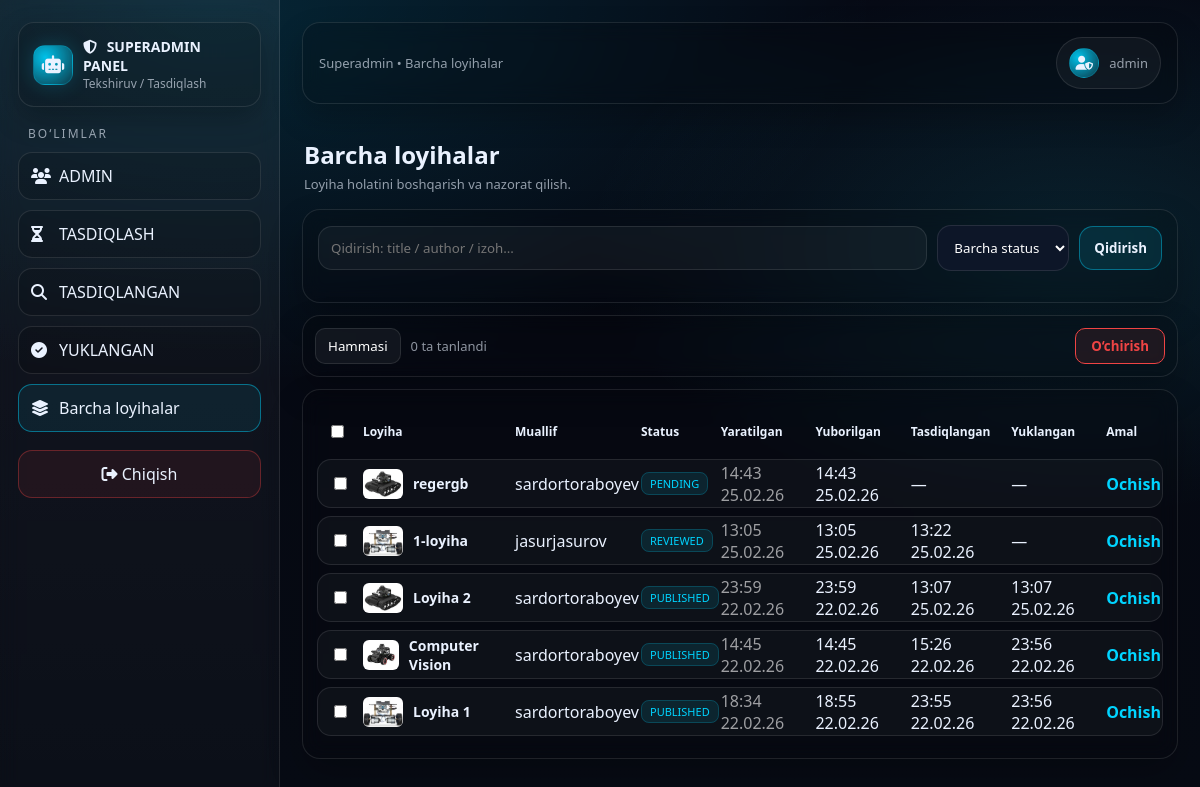
/p/superadmin/projects/ (signed in), run on the app's committed database.
### apps/accounts/models.py (models this page shows, shortened)
class User(AbstractUser):
    class Role(models.TextChoices):
        SUPERADMIN = "SUPERADMIN", "Superadmin"
        ADMIN = "ADMIN", "Kichik admin"
        USER = "USER", "User"
    role = models.CharField(max_length=20, choices=Role.choices, default=Role.USER)
    created_by = models.ForeignKey(
        "self",
        on_delete=models.SET_NULL,
        null=True,
        blank=True,
        related_name="created_users",
        limit_choices_to={"role": "SUPERADMIN"},
    )

### apps/projects/models.py (models this page shows, shortened)
class Project(models.Model):
    class Status(models.TextChoices):
        DRAFT = "DRAFT", "Draft"
        PENDING = "PENDING", "Pending"
        REVIEWED = "REVIEWED", "Reviewed"
        REJECTED = "REJECTED", "Rejected"
        PUBLISHED = "PUBLISHED", "Published"
    image = models.ImageField(upload_to="project_images/", null=True, blank=True)
    title = models.CharField(max_length=200)               # majburiy
    short_desc = models.CharField(max_length=300)          # majburiy
    content = models.TextField()                           # majburiy
    youtube_url = models.URLField(blank=True)
    code_zip = models.FileField(upload_to="project_zips/", blank=True, null=True)
    coding_env_note = models.TextField(blank=True)
    status = models.CharField(max_length=20, choices=Status.choices, default=Status.DRAFT)
    author = models.ForeignKey(
        settings.AUTH_USER_MODEL,
        on_delete=models.SET_NULL,
        null=True,
        blank=True,
        related_name="projects",
    )
    author_name = models.CharField(max_length=255, blank=True, default="")
    reviewer = models.ForeignKey(
        settings.AUTH_USER_MODEL,
        on_delete=models.SET_NULL,
        null=True,
        blank=True,
        related_name="reviewed_projects",
    )
    review_note = models.TextField(blank=True)
    reviewed_at = models.DateTimeField(null=True, blank=True)
    published_at = models.DateTimeField(null=True, blank=True)
    created_at = models.DateTimeField(auto_now_add=True)
    updated_at = models.DateTimeField(auto_now=True)
    submitted_at = models.DateTimeField(null=True, blank=True)
    show_image = models.BooleanField(default=True)
    show_title = models.BooleanField(default=True)
    show_short_desc = models.BooleanField(default=True)
    show_content = models.BooleanField(default=True)
    show_youtube = models.BooleanField(default=True)
    show_zip = models.BooleanField(default=True)
    show_code = models.BooleanField(default=True)
    class Meta:
        ordering = ["-created_at"]

### apps/projects/views.py (the view, shortened to what this page needs)
# urls.py: path("p/superadmin/projects/", views.superadmin_projects_all, name="superadmin_projects_all"),
@login_required
@user_passes_test(is_superadmin)
def superadmin_projects_all(request):
    q = (request.GET.get("q") or "").strip()
    status = (request.GET.get("status") or "").strip()
    qs = Project.objects.all().select_related("author").order_by("-updated_at")
    if status:
        qs = qs.filter(status=status)
    return render(request, "projects/superadmin/projects_all.html", {
        "projects": qs,
        "q": q,
        "status": status,
        "status_choices": Project.Status.choices,  # Django enum choices
    })

### apps/projects/views.py (called while the page is built)
def is_superadmin(user):
    return user.is_authenticated and getattr(user, "role", None) == "SUPERADMIN"

### apps/projects/templates/projects/superadmin/projects_all.html (shortened to what this page needs)
{% extends "accounts/superadmin/base_superadmin.html" %}
{% block nav_allprojects %}active{% endblock %}
{% block crumb %}Superadmin • Barcha loyihalar{% endblock %}
{% block content %}
<div style="padding:16px 2px; display:flex; align-items:center; justify-content:space-between; gap:12px; flex-wrap:wrap;">
  <div>
    <h1 style="margin:0; font-size:24px;">Barcha loyihalar</h1>
    <p style="color:rgba(234,242,255,.62); font-size:13px; margin:4px 0 0 0;">Loyiha holatini boshqarish va nazorat qilish.</p>
  </div>
</div>
<div class="card" style="margin-bottom:12px; padding: 15px;">
  <form method="get" style="display:flex; gap:10px; flex-wrap:wrap; align-items:center;">
    <input name="q" value="{{ q }}" placeholder="Qidirish: title / author / izoh..."
           style="flex:1; min-width:220px; padding:12px; border-radius:14px; border:1px solid rgba(255,255,255,.10); background: rgba(255,255,255,.04); color:#fff; outline:none;">
    <select name="status"
            style="padding:12px; border-radius:14px; border:1px solid rgba(255,255,255,.10); background: rgba(15, 23, 42, 0.9); color:#fff; outline:none; cursor:pointer;">
      <option value="" style="background: #1e293b; color: #fff;">Barcha status</option>
    </select>
    <button type="submit"
            style="padding:12px 14px; border-radius:14px; border:1px solid rgba(0,212,255,.40); background: rgba(0,212,255,.10); color: #eaf2ff; font-weight:750; cursor:pointer;">
      Qidirish
    </button>
  </form>
</div>
<form method="post" action="{% url 'superadmin_projects_bulk_delete' %}" id="bulkForm">
  <div class="card" style="margin-bottom:12px; display:flex; gap:10px; flex-wrap:wrap; align-items:center; justify-content:space-between; padding: 12px;">
    <div style="display:flex; gap:10px; align-items:center;">
      <button type="button" id="selectAllBtn" style="padding:8px 12px; border-radius:10px; border:1px solid rgba(255,255,255,.1); background:rgba(255,255,255,0.05); color:#fff; cursor:pointer;">Hammasi</button>
      <span id="selectedCount" style="color:rgba(234,242,255,.6); font-size:13px;">0 ta tanlandi</span>
    </div>
    <button type="submit" onclick="return confirmBulkDelete();" style="padding:8px 15px; border-radius:10px; border:1px solid #ef4444; background: rgba(239,68,68,0.1); color:#ef4444; font-weight:600; cursor:pointer;">O‘chirish</button>
  </div>
  <div class="card table-container">
    <table style="width:100%; border-collapse:separate; border-spacing:0 8px;">
      <thead>
        <tr style="text-align:left; font-size:12px; color:rgba(234,242,255,.5);">
          <th style="padding:10px;"><input type="checkbox" id="selectAllHead"></th>
          <th>Loyiha</th>
          <th>Muallif</th>
          <th>Status</th>
          <th>Yaratilgan</th>
          <th>Yuborilgan</th>
          <th>Tasdiqlangan</th>
          <th>Yuklangan</th>
          <th>Amal</th>
        </tr>
      </thead>
      <tbody>
        {% for p in projects %}
          <tr style="background: rgba(255,255,255,.03);">
            <td data-label="Tanlash" style="padding:14px 12px; border:1px solid rgba(255,255,255,.1); border-right:none; border-radius:14px 0 0 14px;">
              <input type="checkbox" class="rowCheck" name="ids" value="{{ p.id }}">
            </td>
            <td data-label="Loyiha" style="border-top:1px solid rgba(255,255,255,.1); border-bottom:1px solid rgba(255,255,255,.1);">
              <div style="display:flex; gap:10px; align-items:center;">
                {% if p.image %}<img src="{{ p.image.url }}" style="width:40px; height:30px; border-radius:6px; object-fit:cover;">{% endif %}
                <div style="text-align:left;">
                  <b style="display:block; font-size:14px;">{{ p.title|truncatechars:30 }}</b>
                </div>
              </div>
            </td>
            <td data-label="Muallif" style="border-top:1px solid rgba(255,255,255,.1); border-bottom:1px solid rgba(255,255,255,.1);">{{ p.author.username }}</td>
            <td data-label="Status" style="border-top:1px solid rgba(255,255,255,.1); border-bottom:1px solid rgba(255,255,255,.1);">
              <span style="font-size:11px; padding:3px 8px; border-radius:8px; background:rgba(0,212,255,0.1); color:#00d4ff; border:1px solid rgba(0,212,255,0.2);">{{ p.status }}</span>
            </td>
            <td data-label="Yaratilgan" style="border-top:1px solid rgba(255,255,255,.1); border-bottom:1px solid rgba(255,255,255,.1); color:rgba(255,255,255,0.6);">{{ p.created_at|date:"H:i d.m.y" }}</td>
            <td data-label="Yuborilgan" style="border-top:1px solid rgba(255,255,255,.1); border-bottom:1px solid rgba(255,255,255,.1);">{{ p.submitted_at|date:"H:i d.m.y"|default:"—" }}</td>
            <td data-label="Review" style="border-top:1px solid rgba(255,255,255,.1); border-bottom:1px solid rgba(255,255,255,.1);">{{ p.reviewed_at|date:"H:i d.m.y"|default:"—" }}</td>
            <td data-label="Publish" style="border-top:1px solid rgba(255,255,255,.1); border-bottom:1px solid rgba(255,255,255,.1);">{{ p.published_at|date:"H:i d.m.y"|default:"—" }}</td>
            <td data-label="Boshqaruv" style="border:1px solid rgba(255,255,255,.1); border-left:none; border-radius:0 14px 14px 0;">
              <a href="{% url 'superadmin_project_detail' p.id %}" style="color:#00d4ff; text-decoration:none; font-weight:bold;">Ochish</a>
            </td>
          </tr>
        {% empty %}
          <tr><td colspan="9" style="text-align:center; padding:30px; color:rgba(255,255,255,0.4);">Ma'lumot topilmadi.</td></tr>
        {% endfor %}
      </tbody>
    </table>
  </div>
</form>
{% endblock %}

### apps/accounts/templates/accounts/superadmin/base_superadmin.html (shortened to what this page needs)
{% load static %}
<html lang="uz">
<head>
  <link rel="stylesheet" href="https://cdnjs.cloudflare.com/ajax/libs/font-awesome/6.5.1/css/all.min.css">
</head>
<body>
<div class="layout">
  <aside class="sidebar" id="sidebar">
    <div class="brand">
      <div class="logo" style="display:flex;align-items:center;justify-content:center;font-size:18px;">
        <i class="fa-solid fa-robot"></i>
      </div>
      <div>
        <b>
          <i class="fa-solid fa-shield-halved" style="margin-right:6px;"></i>
          SUPERADMIN PANEL
        </b>
        <span>Tekshiruv / Tasdiqlash</span>
      </div>
    </div>
    <div class="section-title" style="color: var(--muted); letter-spacing: 2px; font-size: 12px; font-weight: normal;">BO‘LIMLAR</div>
    <nav class="nav">
      <a class="{% block nav_admins %}{% endblock %}" href="{% url 'superadmin_admin_list' %}">
        <i class="fa-solid fa-users" style="width:18px;"></i>
        ADMIN
      </a>
      <a class="{% block nav_pending %}{% endblock %}" href="{% url 'superadmin_pending_list' %}">
        <i class="fa-solid fa-hourglass-half" style="width:18px;"></i>
        TASDIQLASH
      </a>
      <a class="{% block nav_reviewed %}{% endblock %}" href="{% url 'superadmin_reviewed_list' %}">
        <i class="fa-solid fa-magnifying-glass" style="width:18px;"></i>
        TASDIQLANGAN
      </a>
      <a class="{% block nav_published %}{% endblock %}" href="{% url 'superadmin_published_list' %}">
        <i class="fa-solid fa-check-circle" style="width:18px;"></i>
        YUKLANGAN
      </a>
      <a class="{% block nav_allprojects %}{% endblock %}" href="{% url 'superadmin_projects_all' %}">
        <i class="fa-solid fa-layer-group" style="width:18px;"></i>
        Barcha loyihalar
      </a>
    </nav>
    <a class="logout" href="{% url 'logout' %}">
      <i class="fa-solid fa-right-from-bracket"></i> Chiqish
    </a>
  </aside>
  <main class="main">
    <div class="topbar">
      <div style="min-width:0; flex:1;">
        <div class="crumb">{% block crumb %}Boshqaruv paneli{% endblock %}</div>
      </div>
      <div class="userchip" title="{{ request.user.get_full_name|default:request.user.username }}">
        <div class="avatar">
          <i class="fa-solid fa-user-shield"></i>
        </div>
        <div class="name">
          {{ request.user.get_full_name|default:request.user.username }}
        </div>
      </div>
    </div>
    <div class="content">
      {% block content %}{% endblock %}
    </div>
  </main>
</div>
</body>
</html>

### apps/accounts/templates/accounts/superadmin/base_superadmin.html (style rules this page uses)
:root { --bg:#070b14; --panel:#0b1220; --panel2:#0f1a2e; --line:rgba(255,255,255,.10); --line2:rgba(0,212,255,.20); --text:#eaf2ff; --muted:rgba(234,242,255,.62); --cyan:#00d4ff; --danger:#ef4444; --ok:#22c55e; --warn:#f59e0b; --vio:#a78bfa; }
* { box-sizing:border-box;font-family:system-ui,-apple-system,"Segoe UI",Roboto,Arial;color:var(--text) }
body { margin:0; background: radial-gradient(1200px 700px at 18% 0%, rgba(0,212,255,.14), transparent 55%), radial-gradient(900px 500px at 90% 30%, rgba(33,230,255,.10), transparent 55%), linear-gradient(180deg, #060914, var(--bg)); min-height:100vh; }
a { color:inherit;text-decoration:none }
.layout { display:flex; min-height:100vh; }
.sidebar { width:280px; padding:22px 18px; background: linear-gradient(180deg, rgba(255,255,255,.06), rgba(255,255,255,.02)); border-right:1px solid var(--line); backdrop-filter: blur(10px); position: sticky; top: 0; align-self: flex-start; height: 100vh; overflow:auto; }
.brand { display:flex; gap:10px; align-items:center; padding:14px 14px; border:1px solid var(--line); border-radius:16px; background: rgba(0,0,0,.18); box-shadow: 0 12px 28px rgba(0,0,0,.25); margin-bottom:18px; }
.logo { width:40px; height:40px; border-radius:12px; background: radial-gradient(circle at 30% 30%, rgba(0,212,255,.9), rgba(0,212,255,.15)); border:1px solid var(--line2); box-shadow: 0 0 20px rgba(0,212,255,.18); flex:0 0 40px; }
.brand b { display:block; font-size:14px }
.brand span { display:block; font-size:12px; color:var(--muted) }
.section-title { font-size:12px; letter-spacing: 2px; color:var(--muted); margin:18px 10px 10px; }
.nav a { display:flex; align-items:center; gap:10px; padding:12px 12px; border-radius:14px; border:1px solid var(--line); background: rgba(0,0,0,.14); margin:10px 0; transition:.2s; }
.nav a.active { border-color:rgba(0,212,255,.45); background: rgba(0,212,255,.08); }
.logout { margin-top:18px; display:block; padding:12px 12px; border-radius:14px; border:1px solid rgba(239,68,68,.35); background: rgba(239,68,68,.08); text-align:center; }
.main { flex:1; padding:22px; }
.topbar { display:flex; align-items:center; justify-content:space-between; padding:14px 16px; border:1px solid var(--line); border-radius:18px; background: rgba(0,0,0,.16); backdrop-filter: blur(10px); box-shadow: 0 14px 30px rgba(0,0,0,.22); gap: 12px; position: sticky; top: 22px; z-index: 1000; }
.topbar .crumb { color:var(--muted); font-size:13px }
.userchip { display:flex; align-items:center; gap:10px; padding:10px 12px; border-radius:999px; border:1px solid var(--line); background: rgba(255,255,255,.04); min-width: 0; }
.userchip .name { font-size:13px; color:var(--muted); white-space: nowrap; overflow: hidden; text-overflow: ellipsis; max-width: 320px; }
.avatar { width:30px;height:30px;border-radius:999px; background: radial-gradient(circle at 30% 30%, rgba(0,212,255,.9), rgba(0,212,255,.18)); border:1px solid var(--line2); flex: 0 0 30px; display:flex;align-items:center;justify-content:center;font-size:14px; }
.content { margin-top:18px; }
.card { border:1px solid var(--line); background: rgba(0,0,0,.14); border-radius:18px; padding:14px; box-shadow: 0 16px 34px rgba(0,0,0,.22); backdrop-filter: blur(10px); }

### apps/projects/templates/projects/superadmin/projects_all.html (style rules this page uses)
.table-container { width: 100%; overflow-x: auto; }

### data on the page
User: user.get_full_name "admin"
Project: image (picture), title "regergb", author.username "sardortoraboyev", status "PENDING", created_at "14:43 25.02.26", submitted_at "14:43 25.02.26", reviewed_at "—", published_at "—"
Project: image (picture), title "1-loyiha", author.username "jasurjasurov", status "REVIEWED", created_at "13:05 25.02.26", submitted_at "13:05 25.02.26", reviewed_at "13:22 25.02.26", published_at "—"
Project: image (picture), title "Loyiha 2", author.username "sardortoraboyev", status "PUBLISHED", created_at "23:59 22.02.26", submitted_at "23:59 22.02.26", reviewed_at "13:07 25.02.26", published_at "13:07 25.02.26"
Project: image (picture), title "Computer Vision", author.username "sardortoraboyev", status "PUBLISHED", created_at "14:45 22.02.26", submitted_at "14:45 22.02.26", reviewed_at "15:26 22.02.26", published_at "23:56 22.02.26"
Project: image (picture), title "Loyiha 1", author.username "sardortoraboyev", status "PUBLISHED", created_at "18:34 22.02.26", submitted_at "18:55 22.02.26", reviewed_at "23:55 22.02.26", published_at "23:56 22.02.26"
